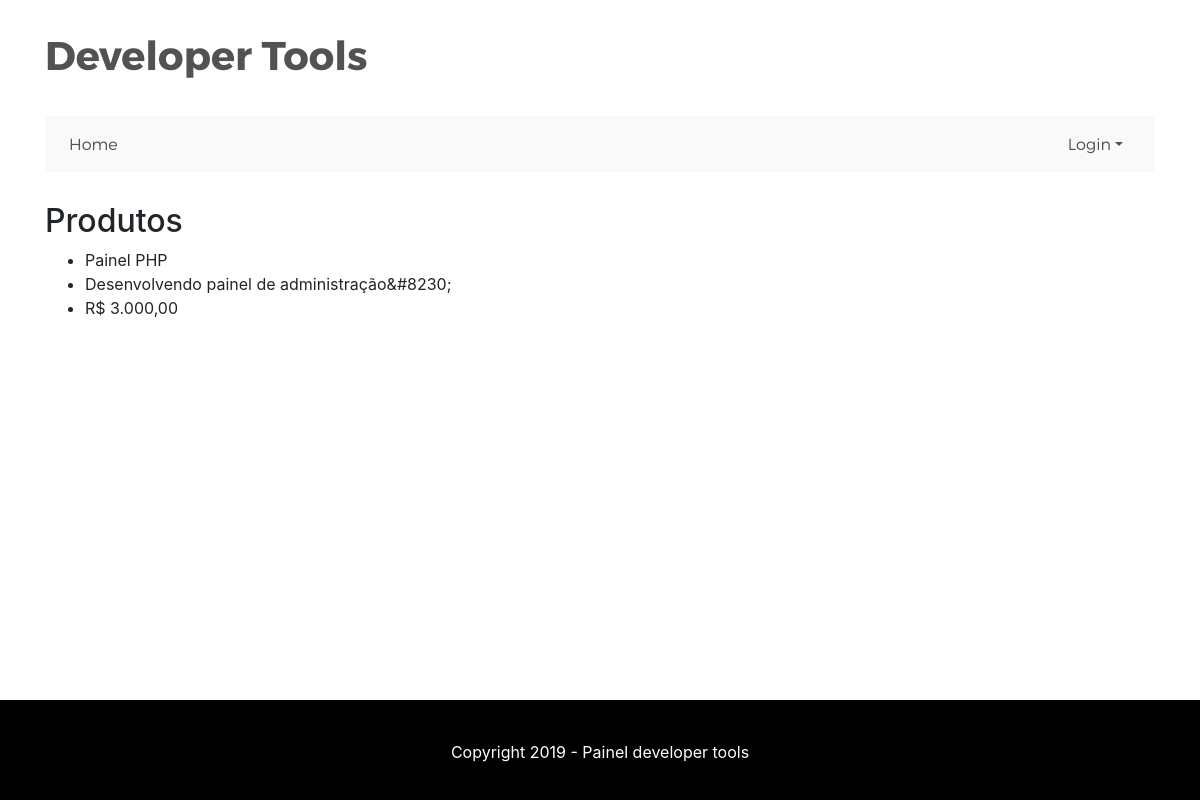
Screenshot of /produto/1 with the database file from the repository.
### tables this page shows
CREATE TABLE `produtos` (
  `id` int(11) NOT NULL,
  `id_usuario` varchar(255) NOT NULL,
  `titulo` varchar(255) NOT NULL,
  `descricao` text NOT NULL,
  `preco` varchar(255) NOT NULL
);

### site/core/MY_Loader.php (called while the page is built, shortened)
<?php (defined('BASEPATH')) OR exit('No direct script access allowed');
class MY_Loader extends MX_Loader {
	public function template($nome, $dados = array()){
			$this->view($nome, $dados);
		}
}

### site/modules/inicial/controllers/inicial.php (called while the page is built, shortened)
<?php
class Inicial extends MX_Controller {
	function __construct() {
		$this->load->model("model_inicial");
		$this->load->helper(array("currency"));
		$this->load->helper("typography");
	}
	public function mostra($id) {
		$this->load->model("model_inicial");
		$produto = $this->model_inicial->busca($id);
		$dados = array("produto" => $produto);
		$this->load->template('view_mostra', $dados);
	}
}

### index.php (called while the page is built, shortened)
<?php
require_once BASEPATH.'core/CodeIgniter.php';

### site/modules/inicial/models/model_inicial.php (called while the page is built, shortened)
<?php
class model_inicial extends CI_Model {
	public function busca($id) {
		return $this->db->get_where("produtos", array("id" => $id))->row_array();
	}
}

### site/helpers/currency_helper.php (called while the page is built)
<?php
function numeroEmReais($numero) {
	return "R$ " . number_format($numero, 2, ",", ".");
}

### site/modules/inicial/views/view_mostra.php (the view)
<div class="container">
	<div class="row">
		<div class="col-md-12">
			<h2>Produtos</h2>
			<ul>
				<li><?=$produto["titulo"]?></li>
				<li><?=html_escape(character_limiter($produto["descricao"], 30))?></li>
				<li><?=numeroEmReais($produto["preco"]);?></li>
			</ul>
		</div>
	</div>
</div>

### rows the page displays
produtos: titulo "Painel PHP", descricao "Desenvolvendo painel de administração&#8230;", preco "R$ 3.000,00"
